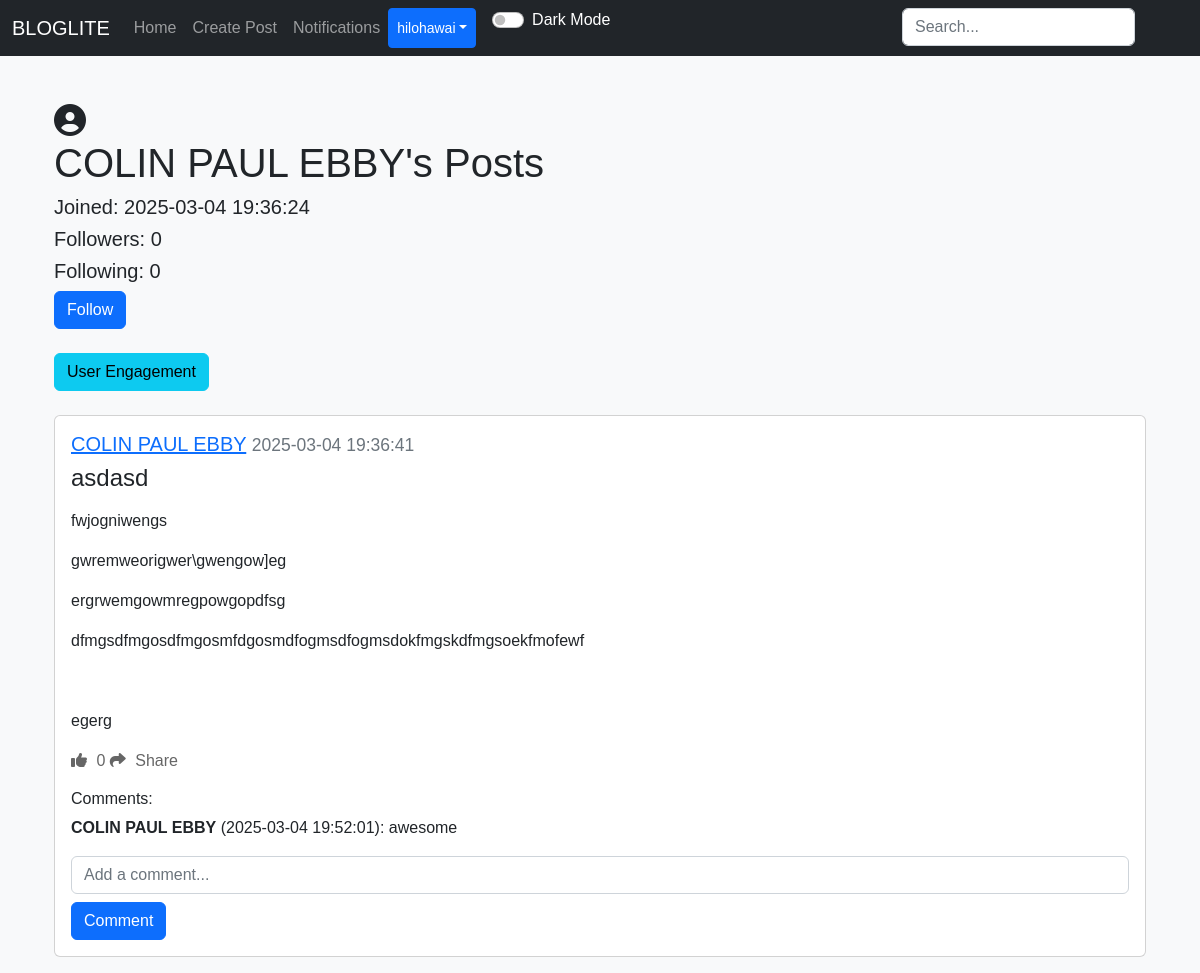
The app's page /posts/COLIN PAUL EBBY (signed in), older data.
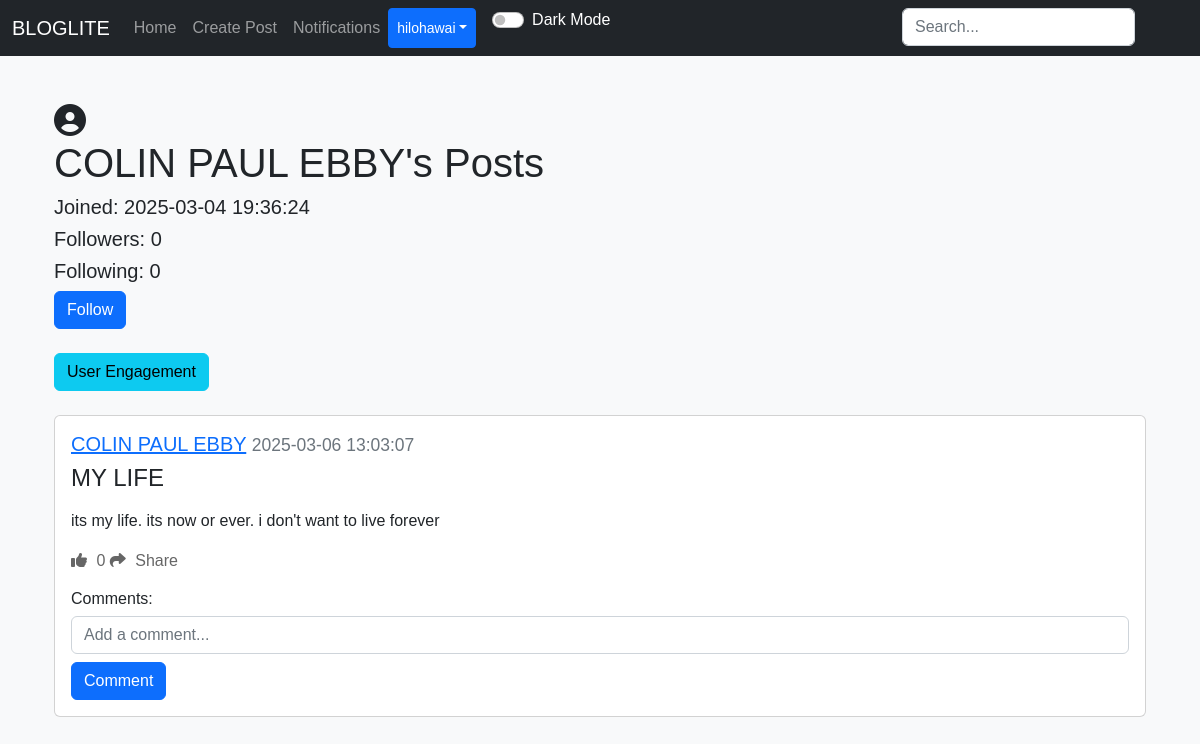
The same page, newer data.
### applicaton/models.py (models this page shows)
class User(db.Model, UserMixin):
    id = db.Column(db.Integer, primary_key=True)
    email = db.Column(db.String(150), unique=True)
    username = db.Column(db.String(150), unique=True)
    password = db.Column(db.String(150))
    date_created = db.Column(db.DateTime(timezone=True), default=func.now())
    profile_picture = db.Column(db.String(150), nullable=True)
    posts = db.relationship("Post", backref="user", cascade="all, delete")
    comments = db.relationship("Comment", backref="user", cascade="all, delete")
    likes = db.relationship("Like", backref="user", cascade="all, delete")
    followers = db.relationship("Follower", foreign_keys=[Follower.user_id], backref="followed_user", lazy="dynamic")
    following = db.relationship("Follower", foreign_keys=[Follower.follower_id], backref="follower", lazy="dynamic")
    notifications = db.relationship("Notification", backref="user", cascade="all, delete", lazy="dynamic")

class Post(db.Model):
    id = db.Column(db.Integer, primary_key=True)
    title = db.Column(db.String(150), nullable=False)  # Add title field
    text = db.Column(db.Text, nullable=False)
    date_created = db.Column(db.DateTime(timezone=True), default=func.now())
    author = db.Column(db.Integer, db.ForeignKey('user.id'), nullable=False)
    category_id = db.Column(db.Integer, db.ForeignKey('category.id'), nullable=True)
    comments = db.relationship("Comment", backref="post", cascade="all, delete")
    likes = db.relationship("Like", backref="post", cascade="all, delete")

class Comment(db.Model):
    id = db.Column(db.Integer, primary_key=True)
    text = db.Column(db.String(20), nullable=False)
    date_created = db.Column(db.DateTime(timezone=True), default=func.now())
    author = db.Column(db.Integer, db.ForeignKey('user.id'), nullable=False)
    post_id = db.Column(db.Integer, db.ForeignKey('post.id'), nullable=False)

### applicaton/views.py (the view)
@views.route("/posts/<username>")
@login_required
def post(username):
    user = User.query.filter_by(username=username).first()
    if not user:
        flash("No user with that username exists", category="error")
        return redirect(url_for('views.home'))
    posts = user.posts
    user_id = user.id
    following = Follower.query.filter_by(
        user_id=user.id, follower_id=current_user.id).first()
    return render_template("posts.html", user=current_user, posts=posts, username=username, User=User, following=following, user_id=user_id, profile_user=user)

### applicaton/templates/posts.html (shortened to what this page needs)
{% extends "nav.html" %}
{% block content %}
<div class="container mt-5">
    <div class="profile-pic-container mr-3">
        {% if profile_user.profile_picture %}
            <img src="{{ url_for('static', filename='uploads/' + profile_user.profile_picture) }}" alt="Profile Picture" class="profile-pic">
        {% else %}
            <i class="fas fa-user-circle fa-2x"></i>
        {% endif %}
    </div>
    <h1>{{ username }}'s Posts</h1>
    <h5>Joined: {{ profile_user.date_created }}</h5>
    <h5>Followers: {{ profile_user.followers.count() }}</h5>
    <h5>Following: {{ profile_user.following.count() }}</h5>
    <form action="{{ url_for('views.follow_unfollow', username=username) }}" method="POST">
        {% if following %}
            <button type="submit" class="btn btn-danger">Unfollow</button>
        {% else %}
            <button type="submit" class="btn btn-primary">Follow</button>
        {% endif %}
    </form>
    <br>
    <a href="{{ url_for('views.user_engagement', user_id=user_id) }}" class="btn btn-info">User Engagement</a>
    <br>
    <br>
    {% for post in posts %}
        <div class="card mb-3">
            <div class="card-body">
                <h5 class="card-title">
                    <a href="{{ url_for('views.post', username=username) }}">{{ username }}</a>
                    <small class="text-muted">{{ post.date_created }}</small>
                </h5>
                <h4>{{ post.title }}</h4>
                <p class="card-text">{{ post.text | safe }}</p>
                <div>
                    <a href="#" class="like-btn" data-post-id="{{ post.id }}">
                        <i class="fas fa-thumbs-up"></i> <span class="like-count">{{ post.likes|length }}</span>
                    </a>
                    <a href="#" class="share-btn ml-3" data-post-id="{{ post.id }}" data-bs-toggle="modal" data-bs-target="#shareModal">
                        <i class="fas fa-share"></i> Share
                    </a>
                </div>
                <h6 class="mt-3">Comments:</h6>
                <div id="comments-{{ post.id }}">
                    {% for comment in post.comments %}
                        <p id="comment-{{ comment.id }}">
                            <strong>{{ comment.user.username }}</strong> ({{ comment.date_created }}): {{ comment.text }}
                        </p>
                    {% endfor %}
                </div>
                <form class="comment-form" method="POST" data-post-id="{{ post.id }}">
                    <div class="form-group">
                        <input type="text" name="text" class="comment-text form-control" placeholder="Add a comment...">
                        <button type="submit" class="btn btn-primary mt-2">Comment</button>
                    </div>
                </form>
            </div>
        </div>
    {% endfor %}
</div>
{% endblock %}

### applicaton/templates/nav.html (shortened to what this page needs)
<!DOCTYPE html>
<html lang="en">
<head>
  <link href="https://cdn.jsdelivr.net/npm/bootstrap@5.2.3/dist/css/bootstrap.min.css" rel="stylesheet">
  <link rel="stylesheet" href="https://code.jquery.com/ui/1.12.1/themes/base/jquery-ui.css">
  <link rel="stylesheet" href="{{ url_for('static', filename='style.css') }}">
</head>
<body>
  <nav class="navbar navbar-expand-lg navbar-dark bg-dark">
    <div class="container-fluid">
      <a class="navbar-brand" href="/home">BLOGLITE</a>
      <div class="collapse navbar-collapse" id="navbar">
        <div class="navbar-nav">
          <a class="nav-item nav-link" href="/home">Home</a>
          {% if user.is_authenticated %}
            <a class="nav-item nav-link" href="/create-post">Create Post</a>
            <a class="nav-item nav-link" href="/notifications">Notifications</a>
            <div style="position: absolute; right: 57px;">
              <form action="{{ url_for('views.search') }}" method="POST" class="d-flex" role="search">
                <input type="search" placeholder="Search..." name="query" class="form-control me-2" id="search-input">
              </form>
            </div>
            <div class="btn-group">
              <button type="button" class="btn btn-sm btn-primary dropdown-toggle" data-bs-toggle="dropdown">{{ user.username }}</button>
            </div>
          {% else %}
            <a class="nav-item nav-link" href="/login">Login</a>
            <a class="nav-item nav-link" href="/sign-up">Sign Up</a>
          {% endif %}
          <div class="form-check form-switch ms-3">
            <input class="form-check-input" type="checkbox" id="darkModeToggle" onclick="toggleDarkMode()">
            <label class="form-check-label text-white" for="darkModeToggle">Dark Mode</label>
          </div>
        </div>
      </div>
    </div>
  </nav>
  <div class="container">{% block content %}{% endblock %}</div>
</body>
</html>

### applicaton/static/style.css (style rules this page uses)
body { background-color: #f8f9fa; font-family: Arial, sans-serif; }
.profile-pic-container { display: inline-block; vertical-align: middle; margin-right: 10px; }
.like-btn { color: #666; text-decoration: none; transition: color 0.3s ease; }
.like-btn i { margin-right: 5px; }
.share-btn { color: #666; text-decoration: none; transition: color 0.3s ease; }
.share-btn i { margin-right: 5px; }

Row changes from the older to the newer data that the page shows:
removed Post: username "COLIN PAUL EBBY", date_created "2025-03-04 19:36:41", title "asdasd", text "fwjogniwengs gwremweorigwer\\gwengow]eg ergrwemgowmregpowgopdfsg dfmgsdfmgosdfmgosmfdgosmdfogmsdfogmsdokfmgskdfmgsoekfmofewf egerg", likes|length "0"
added Post: username "COLIN PAUL EBBY", date_created "2025-03-06 13:03:07", title "MY LIFE", text "its my life. its now or ever. i don't want to live forever", likes|length "0"
changed Post: loses Comment (user.username "COLIN PAUL EBBY", date_created "2025-03-04 19:52:01", text "awesome")
